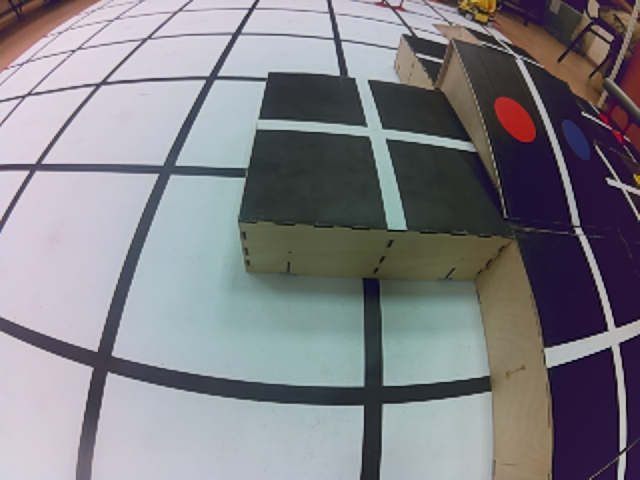
#> input picture chess_frames/frame_test.png, 640 x 480 px
$ python 123.py   (older library calls are emulated)
#> lines starting #> are read from the running program, lines starting #| are printed output that depends on the picture
# import cv2
# import numpy as np
# import glob
#
# CHECKERBOARD = (4, 5)
# square_size = 3.5
#
# objp = np.zeros((1, CHECKERBOARD[0]*CHECKERBOARD[1], 3), np.float32)
# objp[0,:,:2] = np.mgrid[0:CHECKERBOARD[0], 0:CHECKERBOARD[1]].T.reshape(-1, 2)
# objp *= square_size
#
# objpoints = []
# imgpoints = []
#
# images = glob.glob('chess_frames\*.png')
#
# for fname in images:
#     img = cv2.imread(fname)
#     gray = cv2.cvtColor(img, cv2.COLOR_BGR2GRAY)
#
#     ret, corners = cv2.findChessboardCorners(gray, CHECKERBOARD,
#                 cv2.CALIB_CB_ADAPTIVE_THRESH + cv2.CALIB_CB_FAST_CHECK + cv2.CALIB_CB_NORMALIZE_IMAGE)
#     print(f"{fname}: corners found = {ret}, count = {len(corners) if corners is not None else 0}")
#
#     if ret:
#         criteria = (cv2.TERM_CRITERIA_EPS + cv2.TERM_CRITERIA_MAX_ITER, 30, 0.001)
#         corners_subpix = cv2.cornerSubPix(gray, corners, (3,3), (-1,-1), criteria)
#
#         imgpoints.append(corners_subpix)
#         objpoints.append(objp)
#
#         cv2.drawChessboardCorners(img, CHECKERBOARD, corners_subpix, ret)
#         cv2.imshow('Corners', img)
#         cv2.waitKey(500)
#
# cv2.destroyAllWindows()
# #
# # if len(objpoints) < 10:
# #     print("Недостаточно изображений с найденными углами для надежной калибровки.")
# #     exit()
#
# K = np.zeros((3,3))
# D = np.zeros((4,1))
# rvecs = []
# tvecs = []
#
# criteria = (cv2.TERM_CRITERIA_EPS + cv2.TERM_CRITERIA_MAX_ITER, 100, 1e-6)
# flags = cv2.fisheye.CALIB_RECOMPUTE_EXTRINSIC + cv2.fisheye.CALIB_CHECK_COND
#
# rms, K, D, rvecs, tvecs = cv2.fisheye.calibrate(
#     objpoints,
#     imgpoints,
#     gray.shape[::-1],
#     K,
#     D,
#     rvecs,
#     tvecs,
#     flags,
#     criteria
# )
#
# print(f"RMS ошибки калибровки: {rms}")
# print(f"Матрица камеры: \n{K}")
# print(f"Коэффициенты искажения: \n{D}")
#
# [[386.26166874   8.86539874 278.66589351]
#  [  0.         407.63805824 219.29121805]
#  [  0.           0.           1.        ]]
#
# [[-0.17621875]
#  [-0.15100755]
#  [ 0.66708108]
#  [-0.61169934]]

import cv2
import numpy as np

# Предположим, у вас есть:
K = np.array([[386.26166874,   8.86539874, 278.66589351],
              [0., 407.63805824, 219.29121805],
              [0., 0., 1.]])
D = np.array([[-0.17621875],
              [-0.15100755],
              [0.66708108],
              [-0.61169934]])

# Загрузите изображение, которое хотите исправить
img = cv2.imread("chess_frames/frame_test.png")
#> img is the input picture: shape (480, 640, 3); mean B, G, R 133.8, 128.4, 129.1
DIM = img.shape[1], img.shape[0]  # (width, height)
#> DIM = (640, 480)

# Создайте карту ремаппинга для исправления искажений
map1, map2 = cv2.fisheye.initUndistortRectifyMap(
    K, D, np.eye(3), K, DIM, cv2.CV_16SC2)

# Примените ремаппинг (исправление искажений)
undistorted_img = cv2.remap(img, map1, map2, interpolation=cv2.INTER_LINEAR,
                            borderMode=cv2.BORDER_CONSTANT)
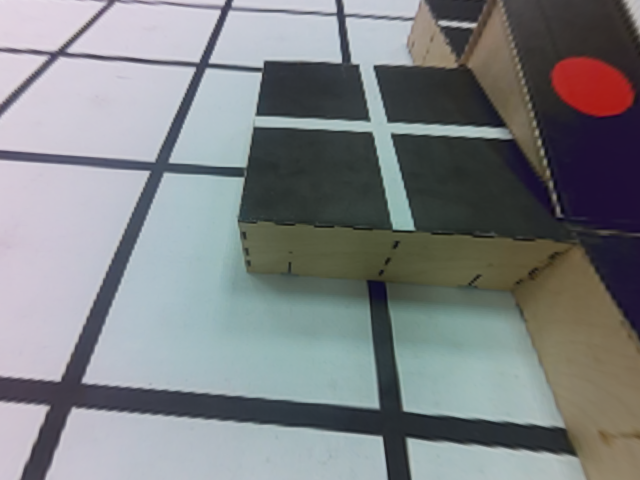
#> undistorted_img: shape (480, 640, 3); mean B, G, R 131.3, 129.4, 126.3

# Покажите результат
cv2.imshow('Original', img)
cv2.imshow('Undistorted', undistorted_img)
cv2.waitKey(0)
cv2.destroyAllWindows()

$ run again, with chess_frames/0.png copied over chess_frames/frame_test.png
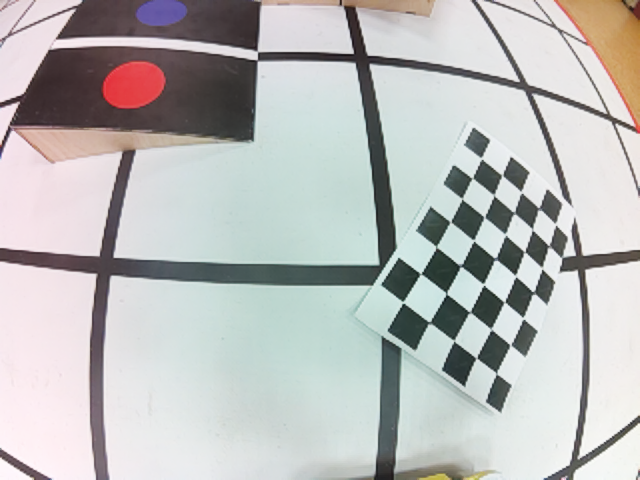
#> input picture chess_frames/0.png, 640 x 480 px
#> img is the input picture: shape (480, 640, 3); mean B, G, R 186.5, 187.7, 187.3
#> `undistorted_img = cv2.remap(img, map1, map2, interpolation=cv2.INTER_L..`:
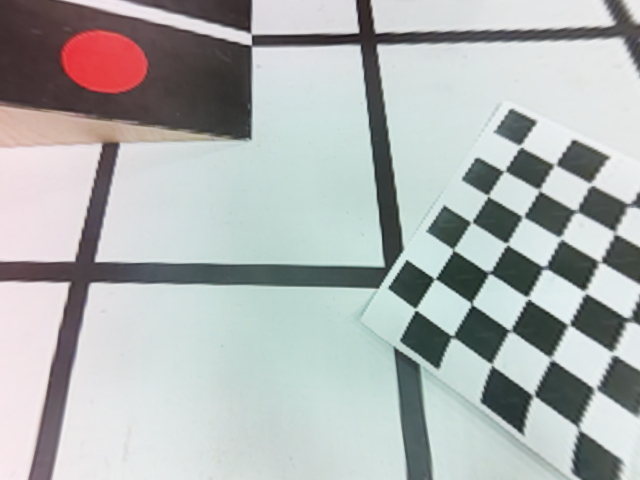
#> undistorted_img: shape (480, 640, 3); mean B, G, R 178, 178.9, 175.3
